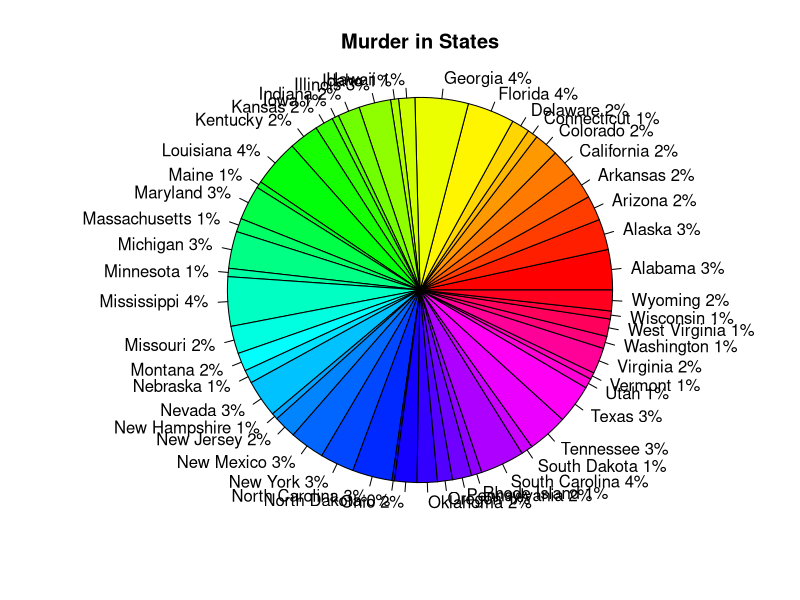

The R script that drew this image:
#state vs assault pie chart
#sample dataset : USArrests

data <- USArrests
assaults <- data$Murder
states <- rownames(data)

#pie(assaults,labels=states,main="Assaults in States") 

pct <- round(assaults/sum(assaults)*100)
lbls <- paste(states,pct)		#adding percentage label to states
lbls <- paste(lbls,"%",sep="")		#add % to labels

pie(assaults,labels=lbls,col=rainbow(length(lbls)),main="Murder in States",radius=1)


#the pie chart needs to be fixed in size
